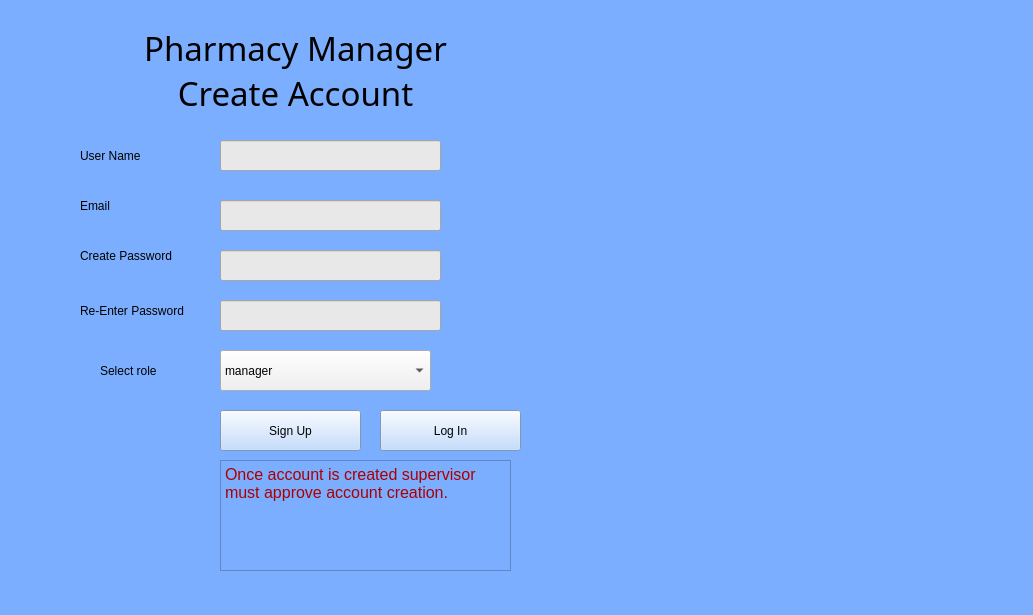
<?xml version="1.0" encoding="UTF-8"?>
<ui version="4.0">
 <class>MainWindow</class>
 <widget class="QMainWindow" name="MainWindow">
  <property name="geometry">
   <rect>
    <x>0</x>
    <y>0</y>
    <width>1033</width>
    <height>615</height>
   </rect>
  </property>
  <property name="sizePolicy">
   <sizepolicy hsizetype="Fixed" vsizetype="Fixed">
    <horstretch>0</horstretch>
    <verstretch>0</verstretch>
   </sizepolicy>
  </property>
  <property name="windowTitle">
   <string>MainWindow</string>
  </property>
  <property name="styleSheet">
   <string notr="true">background-color: rgb(124, 174, 255);
</string>
  </property>
  <widget class="QWidget" name="centralwidget">
   <widget class="QPushButton" name="signUpButton">
    <property name="geometry">
     <rect>
      <x>220</x>
      <y>410</y>
      <width>141</width>
      <height>41</height>
     </rect>
    </property>
    <property name="sizePolicy">
     <sizepolicy hsizetype="Fixed" vsizetype="Fixed">
      <horstretch>0</horstretch>
      <verstretch>0</verstretch>
     </sizepolicy>
    </property>
    <property name="styleSheet">
     <string notr="true">background-color: rgb(180, 212, 255);</string>
    </property>
    <property name="text">
     <string>Sign Up</string>
    </property>
   </widget>
   <widget class="QLineEdit" name="createUserName">
    <property name="geometry">
     <rect>
      <x>220</x>
      <y>140</y>
      <width>221</width>
      <height>31</height>
     </rect>
    </property>
    <property name="sizePolicy">
     <sizepolicy hsizetype="Fixed" vsizetype="Fixed">
      <horstretch>0</horstretch>
      <verstretch>0</verstretch>
     </sizepolicy>
    </property>
    <property name="styleSheet">
     <string notr="true">background-color: rgb(232, 232, 232);</string>
    </property>
   </widget>
   <widget class="QLineEdit" name="createPassword">
    <property name="geometry">
     <rect>
      <x>220</x>
      <y>250</y>
      <width>221</width>
      <height>31</height>
     </rect>
    </property>
    <property name="sizePolicy">
     <sizepolicy hsizetype="Fixed" vsizetype="Fixed">
      <horstretch>0</horstretch>
      <verstretch>0</verstretch>
     </sizepolicy>
    </property>
    <property name="styleSheet">
     <string notr="true">background-color: rgb(232, 232, 232);</string>
    </property>
   </widget>
   <widget class="QLabel" name="label">
    <property name="geometry">
     <rect>
      <x>80</x>
      <y>130</y>
      <width>121</width>
      <height>51</height>
     </rect>
    </property>
    <property name="sizePolicy">
     <sizepolicy hsizetype="Fixed" vsizetype="Fixed">
      <horstretch>0</horstretch>
      <verstretch>0</verstretch>
     </sizepolicy>
    </property>
    <property name="styleSheet">
     <string notr="true">font: 12pt &quot;Perpetua&quot;;</string>
    </property>
    <property name="text">
     <string>User Name</string>
    </property>
    <property name="wordWrap">
     <bool>true</bool>
    </property>
   </widget>
   <widget class="QLabel" name="label_2">
    <property name="geometry">
     <rect>
      <x>80</x>
      <y>230</y>
      <width>121</width>
      <height>51</height>
     </rect>
    </property>
    <property name="sizePolicy">
     <sizepolicy hsizetype="Fixed" vsizetype="Fixed">
      <horstretch>0</horstretch>
      <verstretch>0</verstretch>
     </sizepolicy>
    </property>
    <property name="styleSheet">
     <string notr="true">font: 12pt &quot;Perpetua&quot;;</string>
    </property>
    <property name="text">
     <string>Create Password</string>
    </property>
    <property name="wordWrap">
     <bool>true</bool>
    </property>
   </widget>
   <widget class="QLabel" name="label_3">
    <property name="geometry">
     <rect>
      <x>110</x>
      <y>20</y>
      <width>371</width>
      <height>101</height>
     </rect>
    </property>
    <property name="sizePolicy">
     <sizepolicy hsizetype="Fixed" vsizetype="Fixed">
      <horstretch>0</horstretch>
      <verstretch>0</verstretch>
     </sizepolicy>
    </property>
    <property name="font">
     <font>
      <family>Perpetua</family>
      <pointsize>25</pointsize>
      <weight>9</weight>
      <italic>false</italic>
      <bold>false</bold>
     </font>
    </property>
    <property name="styleSheet">
     <string notr="true">font: 75 25pt &quot;Perpetua&quot;;</string>
    </property>
    <property name="text">
     <string>Pharmacy Manager Create Account</string>
    </property>
    <property name="alignment">
     <set>Qt::AlignCenter</set>
    </property>
    <property name="wordWrap">
     <bool>true</bool>
    </property>
   </widget>
   <widget class="QLabel" name="label_5">
    <property name="geometry">
     <rect>
      <x>550</x>
      <y>-10</y>
      <width>461</width>
      <height>571</height>
     </rect>
    </property>
    <property name="sizePolicy">
     <sizepolicy hsizetype="Fixed" vsizetype="Fixed">
      <horstretch>0</horstretch>
      <verstretch>0</verstretch>
     </sizepolicy>
    </property>
    <property name="styleSheet">
     <string notr="true">image: url(:/newPrefix/pharm.png);</string>
    </property>
    <property name="text">
     <string/>
    </property>
    <property name="textFormat">
     <enum>Qt::PlainText</enum>
    </property>
    <property name="pixmap">
     <pixmap resource="../resources/pharm.qrc">:/newPrefix/pharm.png</pixmap>
    </property>
    <property name="scaledContents">
     <bool>true</bool>
    </property>
   </widget>
   <widget class="QLabel" name="label_4">
    <property name="geometry">
     <rect>
      <x>80</x>
      <y>280</y>
      <width>131</width>
      <height>61</height>
     </rect>
    </property>
    <property name="sizePolicy">
     <sizepolicy hsizetype="Fixed" vsizetype="Fixed">
      <horstretch>0</horstretch>
      <verstretch>0</verstretch>
     </sizepolicy>
    </property>
    <property name="styleSheet">
     <string notr="true">font: 12pt &quot;Perpetua&quot;;</string>
    </property>
    <property name="text">
     <string>Re-Enter Password</string>
    </property>
    <property name="wordWrap">
     <bool>true</bool>
    </property>
   </widget>
   <widget class="QLineEdit" name="reEnterPass">
    <property name="geometry">
     <rect>
      <x>220</x>
      <y>300</y>
      <width>221</width>
      <height>31</height>
     </rect>
    </property>
    <property name="sizePolicy">
     <sizepolicy hsizetype="Fixed" vsizetype="Fixed">
      <horstretch>0</horstretch>
      <verstretch>0</verstretch>
     </sizepolicy>
    </property>
    <property name="styleSheet">
     <string notr="true">background-color: rgb(232, 232, 232);</string>
    </property>
   </widget>
   <widget class="QComboBox" name="rolesBox">
    <property name="geometry">
     <rect>
      <x>220</x>
      <y>350</y>
      <width>211</width>
      <height>41</height>
     </rect>
    </property>
    <property name="sizePolicy">
     <sizepolicy hsizetype="Fixed" vsizetype="Fixed">
      <horstretch>0</horstretch>
      <verstretch>0</verstretch>
     </sizepolicy>
    </property>
    <property name="styleSheet">
     <string notr="true">background-color: rgb(240, 240, 240);
font: 12pt &quot;MS Shell Dlg 2&quot;;</string>
    </property>
    <item>
     <property name="text">
      <string>manager</string>
     </property>
    </item>
    <item>
     <property name="text">
      <string>pharmacist</string>
     </property>
    </item>
    <item>
     <property name="text">
      <string>pharmacist technician</string>
     </property>
    </item>
    <item>
     <property name="text">
      <string>cashier</string>
     </property>
    </item>
    <item>
     <property name="text">
      <string>patient</string>
     </property>
    </item>
   </widget>
   <widget class="QLabel" name="label_7">
    <property name="geometry">
     <rect>
      <x>100</x>
      <y>350</y>
      <width>91</width>
      <height>41</height>
     </rect>
    </property>
    <property name="sizePolicy">
     <sizepolicy hsizetype="Fixed" vsizetype="Fixed">
      <horstretch>0</horstretch>
      <verstretch>0</verstretch>
     </sizepolicy>
    </property>
    <property name="styleSheet">
     <string notr="true">font: 12pt &quot;Perpetua&quot;;</string>
    </property>
    <property name="text">
     <string>Select role</string>
    </property>
    <property name="wordWrap">
     <bool>true</bool>
    </property>
   </widget>
   <widget class="QTextEdit" name="textEdit">
    <property name="geometry">
     <rect>
      <x>220</x>
      <y>460</y>
      <width>291</width>
      <height>111</height>
     </rect>
    </property>
    <property name="sizePolicy">
     <sizepolicy hsizetype="Fixed" vsizetype="Fixed">
      <horstretch>0</horstretch>
      <verstretch>0</verstretch>
     </sizepolicy>
    </property>
    <property name="styleSheet">
     <string notr="true">font: 16pt &quot;MS Shell Dlg 2&quot;;
color: rgb(170, 0, 0)</string>
    </property>
    <property name="verticalScrollBarPolicy">
     <enum>Qt::ScrollBarAlwaysOff</enum>
    </property>
    <property name="lineWrapMode">
     <enum>QTextEdit::WidgetWidth</enum>
    </property>
    <property name="readOnly">
     <bool>true</bool>
    </property>
    <property name="html">
     <string>&lt;!DOCTYPE HTML PUBLIC &quot;-//W3C//DTD HTML 4.0//EN&quot; &quot;http://www.w3.org/TR/REC-html40/strict.dtd&quot;&gt;
&lt;html&gt;&lt;head&gt;&lt;meta name=&quot;qrichtext&quot; content=&quot;1&quot; /&gt;&lt;style type=&quot;text/css&quot;&gt;
p, li { white-space: pre-wrap; }
&lt;/style&gt;&lt;/head&gt;&lt;body style=&quot; font-family:'MS Shell Dlg 2'; font-size:16pt; font-weight:400; font-style:normal;&quot;&gt;
&lt;p style=&quot; margin-top:0px; margin-bottom:0px; margin-left:0px; margin-right:0px; -qt-block-indent:0; text-indent:0px;&quot;&gt;&lt;span style=&quot; font-size:12pt;&quot;&gt;Once account is created supervisor must approve account creation. &lt;/span&gt;&lt;/p&gt;&lt;/body&gt;&lt;/html&gt;</string>
    </property>
    <property name="tabStopWidth">
     <number>87</number>
    </property>
   </widget>
   <widget class="QLineEdit" name="email">
    <property name="geometry">
     <rect>
      <x>220</x>
      <y>200</y>
      <width>221</width>
      <height>31</height>
     </rect>
    </property>
    <property name="sizePolicy">
     <sizepolicy hsizetype="Fixed" vsizetype="Fixed">
      <horstretch>0</horstretch>
      <verstretch>0</verstretch>
     </sizepolicy>
    </property>
    <property name="styleSheet">
     <string notr="true">background-color: rgb(232, 232, 232);</string>
    </property>
   </widget>
   <widget class="QLabel" name="label_8">
    <property name="geometry">
     <rect>
      <x>80</x>
      <y>190</y>
      <width>81</width>
      <height>31</height>
     </rect>
    </property>
    <property name="sizePolicy">
     <sizepolicy hsizetype="Fixed" vsizetype="Fixed">
      <horstretch>0</horstretch>
      <verstretch>0</verstretch>
     </sizepolicy>
    </property>
    <property name="styleSheet">
     <string notr="true">font: 12pt &quot;Perpetua&quot;;</string>
    </property>
    <property name="text">
     <string>Email</string>
    </property>
   </widget>
   <widget class="QLabel" name="label_9">
    <property name="geometry">
     <rect>
      <x>50</x>
      <y>450</y>
      <width>81</width>
      <height>81</height>
     </rect>
    </property>
    <property name="styleSheet">
     <string notr="true">image: url(:/newPrefix/pharmacy.png);</string>
    </property>
    <property name="text">
     <string/>
    </property>
   </widget>
   <widget class="QPushButton" name="logIn2">
    <property name="geometry">
     <rect>
      <x>380</x>
      <y>410</y>
      <width>141</width>
      <height>41</height>
     </rect>
    </property>
    <property name="sizePolicy">
     <sizepolicy hsizetype="Fixed" vsizetype="Fixed">
      <horstretch>0</horstretch>
      <verstretch>0</verstretch>
     </sizepolicy>
    </property>
    <property name="styleSheet">
     <string notr="true">background-color: rgb(180, 212, 255);</string>
    </property>
    <property name="text">
     <string>Log In</string>
    </property>
   </widget>
  </widget>
  <widget class="QMenuBar" name="menubar">
   <property name="geometry">
    <rect>
     <x>0</x>
     <y>0</y>
     <width>1033</width>
     <height>24</height>
    </rect>
   </property>
  </widget>
  <widget class="QStatusBar" name="statusbar"/>
 </widget>
 <resources>
  <include location="../resources/pharm.qrc"/>
 </resources>
 <connections/>
</ui>
